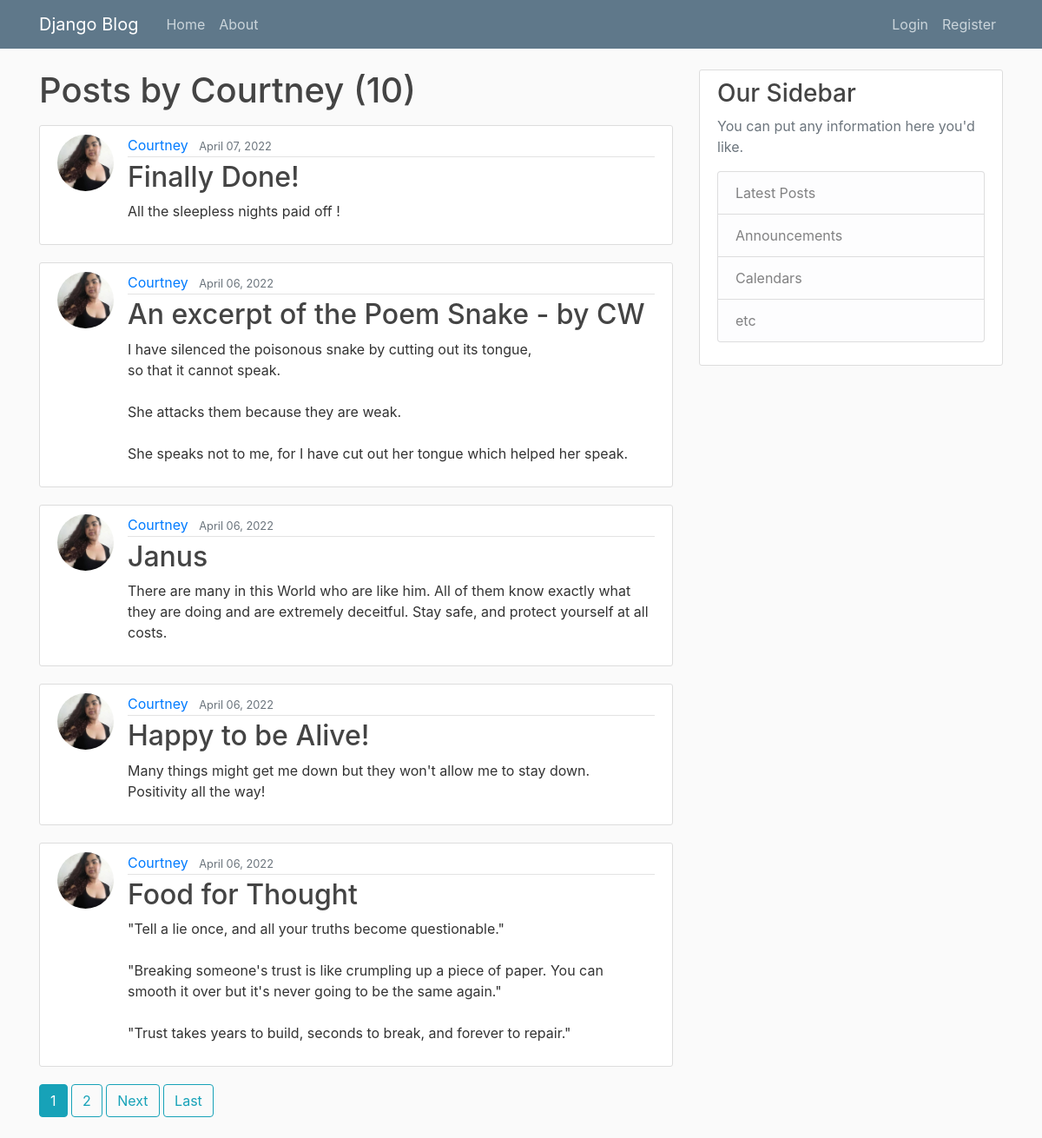
The app's page /user/Courtney with its own data.
### CRUD/models.py (models this page shows, shortened)
class Post(models.Model):
	title = models.CharField(max_length=100)
	content = models.TextField()
	date_posted = models.DateTimeField(default=timezone.now)
	author = models.ForeignKey(User, on_delete=models.CASCADE)

### users/models.py (models this page shows, shortened)
class Profile(models.Model):
	user = models.OneToOneField(User, on_delete=models.CASCADE)
	image = models.ImageField(default='default.jpg', upload_to='profile_pics')

### CRUD/views.py (the view)
# urls.py: path('user/<str:username>', UserPostListView.as_view(), name='user-posts'),
class UserPostListView(ListView):
	model = Post
	template_name = 'CRUD/user_posts.html' # <app>/<model>_<viewtype>.html
	context_object_name = 'posts'
	paginate_by = 5
	def get_queryset(self):
		user = get_object_or_404(User, username=self.kwargs.get('username'))
		return Post.objects.filter(author=user).order_by('-date_posted')

### CRUD/templates/CRUD/user_posts.html (shortened to what this page needs)
{% extends "CRUD/base.html" %}
{% block content %}
	<h1 class="mb-3">Posts by {{ view.kwargs.username }} ({{ page_obj.paginator.count }})</h1>
	{% for post in posts %}
		<article class="media content-section">
		  <img class="rounded-circle article-img" src="{{ post.author.profile.image.url }}">
		  <div class="media-body">
		    <div class="article-metadata">
		      <a class="mr-2" href="{% url 'user-posts' post.author.username %}">{{ post.author }}</a>
		      <small class="text-muted">{{ post.date_posted|date:"F d, Y" }}</small>
		    </div>
		    <h2><a class="article-title" href="{% url 'post-detail' post.id %}">{{ post.title }}</a></h2>
		    <p class="article-content">{{ post.content }}</p>
		  </div>
		</article>
	{% endfor %}
	{% if is_paginated %}
	  {% for num in page_obj.paginator.page_range %}
	   	{% if page_obj.number == num%}
	   	  <a class="btn btn-info mb-4" href="?page={{ num }}">{{ num }}</a>
	   	{% elif num > page_obj.number|add:'-3' and num < page_obj.number|add:'3' %}
	   	  <a class="btn btn-outline-info mb-4" href="?page={{ num }}">{{ num }}</a>
	   	{% endif %}
	  {% endfor %}
	  {% if page_obj.has_next %}
	  	<a class="btn btn-outline-info mb-4" href="?page={{ page_obj.next_page_nymber }}">Next</a>
	  	<a class="btn btn-outline-info mb-4" href="?page={{ page_obj.paginator.num_pages }}">Last</a>
	  {% endif %}
	{% endif %}
{% endblock content %}

### CRUD/static/CRUD/main.css (style rules this page uses)
body { background: #fafafa; color: #333333; margin-top: 5rem; }
h1, h2, h3, h4, h5, h6 { color: #444444; }
.content-section { background: #ffffff; padding: 10px 20px; border: 1px solid #dddddd; border-radius: 3px; margin-bottom: 20px; }
.article-title { color: #444444; }
.article-content { white-space: pre-line; }
.article-img { height: 65px; width: 65px; margin-right: 16px; }
.article-metadata { padding-bottom: 1px; margin-bottom: 4px; border-bottom: 1px solid #e3e3e3 }

### records on screen
Post: author.profile.image (picture), author "Courtney", date_posted "April 07, 2022", title "Finally Done!", content "All the sleepless nights paid off !"
Post: author.profile.image (picture), author "Courtney", date_posted "April 06, 2022", title "An excerpt of the Poem Snake - by CW", content "I have silenced the poisonous snake by cutting out its tongue, so that it cannot speak. She attacks them because they are weak. She speaks not to me, for I have cut out her tongue which helped her speak."
Post: author.profile.image (picture), author "Courtney", date_posted "April 06, 2022", title "Janus", content "There are many in this World who are like him. All of them know exactly what they are doing and are extremely deceitful. Stay safe, and protect yourself at all costs."
Post: author.profile.image (picture), author "Courtney", date_posted "April 06, 2022", title "Happy to be Alive!", content "Many things might get me down but they won't allow me to stay down. Positivity all the way!"
Post: author.profile.image (picture), author "Courtney", date_posted "April 06, 2022", title "Food for Thought", content "\"Tell a lie once, and all your truths become questionable.\" \"Breaking someone's trust is like crumpling up a piece of paper. You can smooth it over but it's never going to be the same again.\" \"Trust takes years to build, seconds to break, and forever to repair.\""

### other values on screen
{{ view.kwargs.username }} "Courtney"
{{ page_obj.paginator.count }} "10"
{{ num }} "1"
{{ num }} "2"
